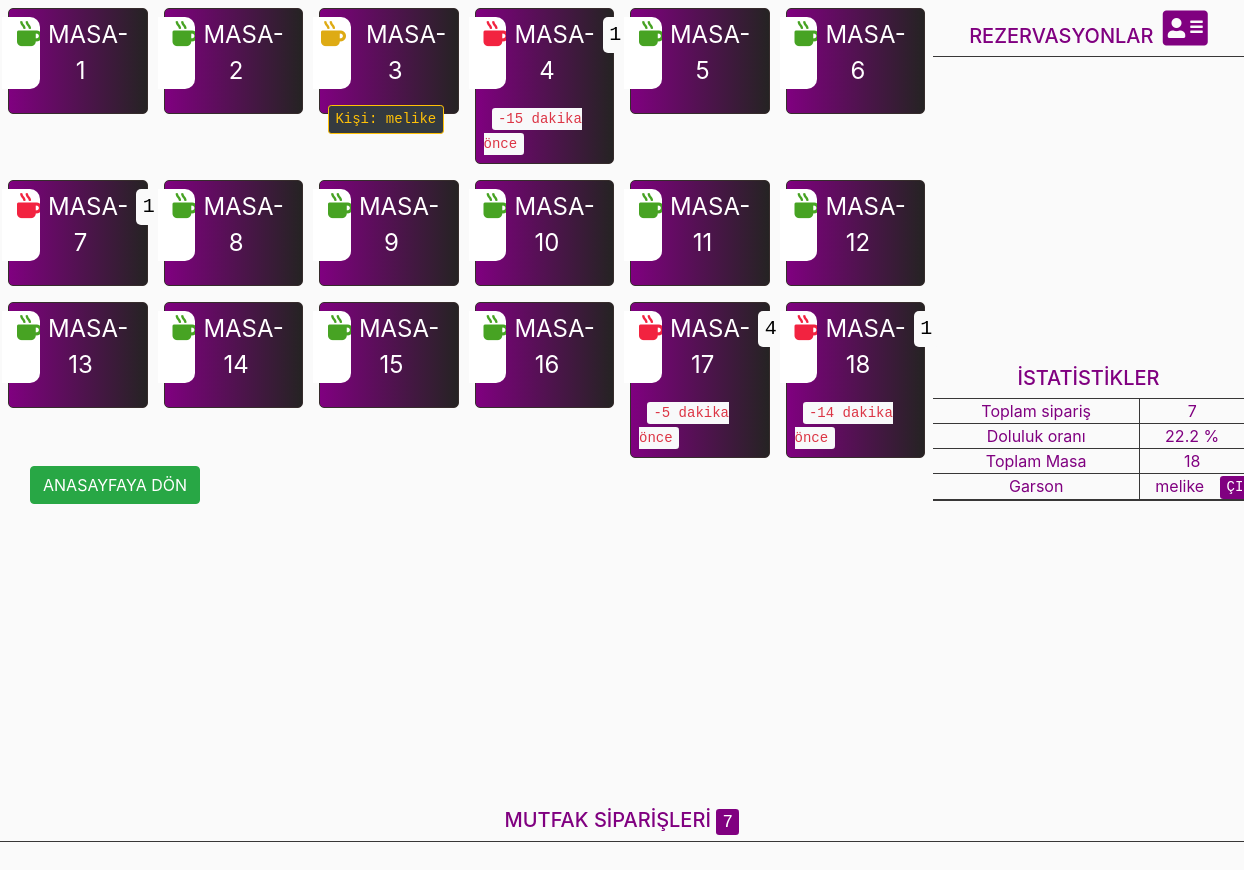
Screenshot of /DOSYALAR/kasa/masa.php with the database file from the repository.
### tables this page shows
CREATE TABLE `masalar` (
  `id` int(11) NOT NULL,
  `ad` varchar(20) NOT NULL,
  `durum` int(11) NOT NULL DEFAULT 0,
  `saat` int(11) NOT NULL DEFAULT 0,
  `dakika` int(11) NOT NULL DEFAULT 0,
  `rezervedurum` int(11) NOT NULL DEFAULT 0,
  `kisi` varchar(50) NOT NULL DEFAULT 'bos'
);

CREATE TABLE `doluluk` (
  `id` int(11) NOT NULL,
  `bos` int(11) NOT NULL DEFAULT 0,
  `dolu` int(11) NOT NULL DEFAULT 0
);

CREATE TABLE `garson` (
  `id` int(11) NOT NULL,
  `ad` varchar(20) NOT NULL,
  `sifre` int(11) NOT NULL,
  `durum` tinyint(1) NOT NULL DEFAULT 0
);

### DOSYALAR/kasa/masa.php (the view, shortened to what this page needs)
<?php
include_once("../fonksiyon/fonksiyonlar.php");
$siparis = new Siparis;
$veri=$siparis->sorgular($db,"select * from garson where durum=1",1)->num_rows; ?>
<!DOCTYPE html>
<html lang="en">
    <head>
        <link rel="stylesheet" href="https://stackpath.bootstrapcdn.com/bootstrap/4.1.3/css/bootstrap.min.css" />
        <link rel="stylesheet" href="../dosya/melike.css"/>
        <link rel="stylesheet" href="https://use.fontawesome.com/releases/v5.7.0/css/all.css" />
    </head>
    <body>
        <div class="container-fluid h-100">
            <div class="row justify-content-center h-100">
                <div class="col-lg-9">
                    <div class="row"><?php  $siparis->vipTemaMasalar($db); ?></div>
                        <div class="col-lg-12"><a href="../index.php" class="btn btn-success">ANASAYFAYA DÖN</a></div>
                </div>
                <div class="col-lg-3">
                    <div class="row justify-content-center h-100 sagiskelet">
                        <div class="col-lg-12">
                            <div class="row">
                                <div class="col-lg-12 basliklar">
                                    <h5 class="pt-2">REZERVASYONLAR <i id="rezerveformac" class="fas fa-address-card ml-1" style="font-size: 2em; border-radius: 10px;"></i></h5>
                                </div>
                                <div class="col-lg-12" id="rezervelistesi">
                                </div>
                            </div>
                        </div>
                        <div class="col-lg-12">
                            <div class="row">
                                <div class="col-lg-12 basliklar">
                                    <h5 class="pt-2">İSTATİSTİKLER</h5>
                                </div>
                                <div class="col-lg-12 basliklar">
                                    <div class="row basliklar">
                                        <div class="col-lg-8 istatistiksagcizgi">
                                            Toplam sipariş
                                        </div>
                                        <div class="col-lg-4"><?php $siparis->siparistoplam($db); ?></div>
                                    </div>
                                    <div class="row basliklar">
                                        <div class="col-lg-8 istatistiksagcizgi">
                                            Doluluk oranı
                                        </div>
                                        <div class="col-lg-4"><?php $siparis->doluluk($db); ?></div>
                                    </div>
                                    <div class="row basliklar">
                                        <div class="col-lg-8 istatistiksagcizgi">
                                            Toplam Masa
                                        </div>
                                        <div class="col-lg-4"><?php $siparis->masatoplam($db); ?></div>
                                    </div>
                                    <div class="row basliklar">
                                        <div class="col-lg-8 istatistiksagcizgi">
                                            Garson
                                        </div>
                                        <div class="col-lg-4"><?php $siparis->garsonbak($db); ?></div>
                                    </div>
                                </div>
                            </div>
                        </div>
                    </div>
                </div>
            </div>
        </div>
        <div class="container-fluid h-100" >
            <div class="row justify-content-center h-100" >
        <div class="col-lg-12" >
                            <div class="row" >
                                <div class="col-lg-12 basliklar">
                                    <h5 class="pt-2" >
                                        MUTFAK SİPARİŞLERİ <kbd style="background-color: purple;"><?php  echo $siparis->bekleyensatir($db); ?></kbd>
                                    </h5>
                                </div>
                                <div class="col-lg-12" id="bekleyenler">
                                </div>
                            </div>
                        </div>
                       </div></div>
    </body>
</html>

### DOSYALAR/fonksiyon/fonksiyonlar.php (shortened to what this page needs)
<?php
class Siparis  {
			private function benimsorum($vt,$sorgu,$tercih) {
					$a=$sorgu;
					$b=$vt->prepare($a);
					$b->execute();
					if ($tercih==1):
					return $c=$b->get_result();
					endif;
			}
		function bekleyensatir($db) {
		return $this->benimsorum($db,"SELECT * FROM mutfaksiparis",1)->num_rows;
	}
		function doluluk($dv) {
			$son=$this->benimsorum($dv,"SELECT * FROM doluluk",1);
			$veriler=$son->fetch_assoc();
			$toplam = $veriler["bos"] + $veriler["dolu"];
		 	$oran =  ($veriler["dolu"] / $toplam) * 100 ;
			echo $oran=substr($oran,0,4). " %";
		}
			function masatoplam($dv) {
				echo $this->benimsorum($dv,"SELECT * FROM masalar",1)->num_rows;
		}
		function siparistoplam($dv) {
				echo $this->benimsorum($dv,"SELECT * FROM anliksiparis",1)->num_rows;
		}
	function garsonbak($db) {
		$gelen=$this->benimsorum($db,"SELECT * FROM garson WHERE durum=1",1)->fetch_assoc();
		if ($gelen["ad"]!="") :
		echo $gelen["ad"];
		echo '<a href="islemler.php?islem=cikis" class="m-3"><kbd style="background-color:purple;">ÇIK</kbd></a>';
		else:
		echo "Garson Yok";
		endif;
}
	function vipTemaMasalar($dv) {
					$sonuc=$this->benimsorum($dv,"SELECT * FROM masalar",1);
					while ($masason=$sonuc->fetch_assoc()) :
					$siparisler='SELECT * FROM anliksiparis WHERE masaid='.$masason["id"].'';
					$satir=$this->benimsorum($dv,$siparisler,1)->num_rows;
					if ($satir==0):
					$icon='ovalb';
					else:
					$icon='ovald';
					endif;
		if ($masason["rezervedurum"]==0) :
		echo '<div class="col-lg-2 col-md-3 col-sm-12">
		<a href="masadetay.php?masaid='.$masason["id"].'" id="lin">
					<div class="row  p-2">
							<div class="col-lg-12 p-2  genelCervece" id="anadiv">
								<div class="row">
<div class="col-lg-3 col-md-3  col-sm-4 pr-2 pt-1 '.$icon.'">
<span style="font-size: 25px;" class="fas fa-mug-hot"></span>
</div>
<div class="col-lg-7 col-md-6 pl-2 col-sm-4 masaad">'.$masason["ad"].'</div> ';
			if ($satir!=0): echo '<div class="col-lg-1 col-md-6 pl-2 col-sm-4">
			<kbd class="sipsayi float-left">'.$satir.'</kbd></div>';
			else:
			echo '<div class="col-lg-1 col-md-3 pl-2 col-sm-4"></div>';
			 endif;
			echo'</div>
			<div class="row">
			<div class="col-lg-12 pt-3">
			';
					$this->dakikakontrolet($masason["saat"],$masason["dakika"]);
    				echo '
					</div></div>
					</div></div>
					</a>
					</div>';
					else:
					echo '
					<div class="col-lg-2 col-md-3 col-sm-12">
					<div class="row  p-2">
							<div class="col-lg-12 p-2   genelCervece" id="anadiv">
								<div class="row">
<div class="col-lg-3 col-md-3 col-sm-4 pl-2 pr-2 pt-1 ovalr">
<span style="font-size: 25px;" class="fas fa-mug-hot"></span>
</div>
<div class="col-lg-7 col-md-6  col-sm-4 masaad">'.$masason["ad"].'</div>
			<div class="col-lg-1 col-md-3 pl-2 col-sm-4"></div></div>
			<div class="row">
			<div class="col-lg-12 col-md-12 col-sm-12 pt-3">
			<kbd class="mb-0 float-right bg-dark text-warning border border-warning" style="position:absolute;">Kişi: '.$masason["kisi"].' </kbd>
					</div></div>
					</div></div>
					</a>
					</div>
	';
		endif;
					endwhile;
	}
	function dakikakontrolet($saat,$dakika) {
		if ($saat!=0 && $dakika!=0) :
					if ($saat<date("H")) :
					$deger= (60 + date("i")) - $dakika;
					echo '<kbd class="ml-2 mb-0 mt-2  bg-light text-danger" >'.$deger.'  dakika önce </kbd>';
					else:
					$deger =  date("i") - $dakika;
								if ($deger==0):
								echo '<kbd class="ml-2 mb-0 mt-2  bg-light text-danger" >Yeni eklendi</kbd>';
								else:
									echo '<kbd class="ml-2 mb-0 mt-2  bg-light text-danger" >'.$deger.'  dakika önce </kbd>';
								endif;
					endif;
		endif;
	}
}
?>

### DOSYALAR/dosya/melike.css (style rules this page uses)
html,body { height: 100%; background-color:#FAFAFA; }
.genelCervece { border:1px solid #362c2c; border-radius:5px; background: -webkit-linear-gradient(left, purple 0%, #252323 100%); background: linear-gradient(to right, purple 0%, #252323 100%); }
.ovalb { border-radius:0px 10px 10px 0px; overflow:hidden; text-align:center; background-color:#FFF; color:#47a323; }
.ovald { border-radius:0px 10px 10px 0px; overflow:hidden; text-align:center; background-color:#FFF; color:#f22340; }
.ovalr { border-radius:0px 10px 10px 0px; overflow:hidden; text-align:center; background-color:#FFF; color:#deab14; }
#lin:link, #lin:visited { text-decoration:none; color:#FFF; }
.sipsayi { border-radius:5px; color:#000; font-size:20px; background-color:#FAFAFA; margin-right:15px; }
#anadiv { min-height:100px; }
.masaad { font-size:24px; text-align:center; color:#fff; }
.basliklar { color:purple; text-align:center; border-bottom:1px solid #383737; }
#bekleyenler { max-height:160px; }
#rezervelistesi { max-height:160px; }
.istatistiksagcizgi { border-right:1px solid #383737; }

### rows the page displays
masalar: ad "MASA-1"
masalar: ad "MASA-2"
masalar: ad "MASA-3", kisi "melike"
masalar: ad "MASA-4", satir "1", dakika "-15"
masalar: ad "MASA-5"
masalar: ad "MASA-6"
masalar: ad "MASA-7", satir "1"
masalar: ad "MASA-8"
masalar: ad "MASA-9"
masalar: ad "MASA-10"
masalar: ad "MASA-11"
masalar: ad "MASA-12"
masalar: ad "MASA-13"
masalar: ad "MASA-14"
masalar: ad "MASA-15"
masalar: ad "MASA-16"
masalar: ad "MASA-17", satir "4", dakika "-5"
masalar: ad "MASA-18", satir "1", dakika "-14"
doluluk: dolu+bos "22.2 %"
garson: ad "melike"

### other values shown
$this->benimsorum($dv,"SELECT * FROM anliksiparis",1)->num_rows "7"
$this->benimsorum($dv,"SELECT * FROM masalar",1)->num_rows "18"
$siparis->bekleyensatir($db) "7"
